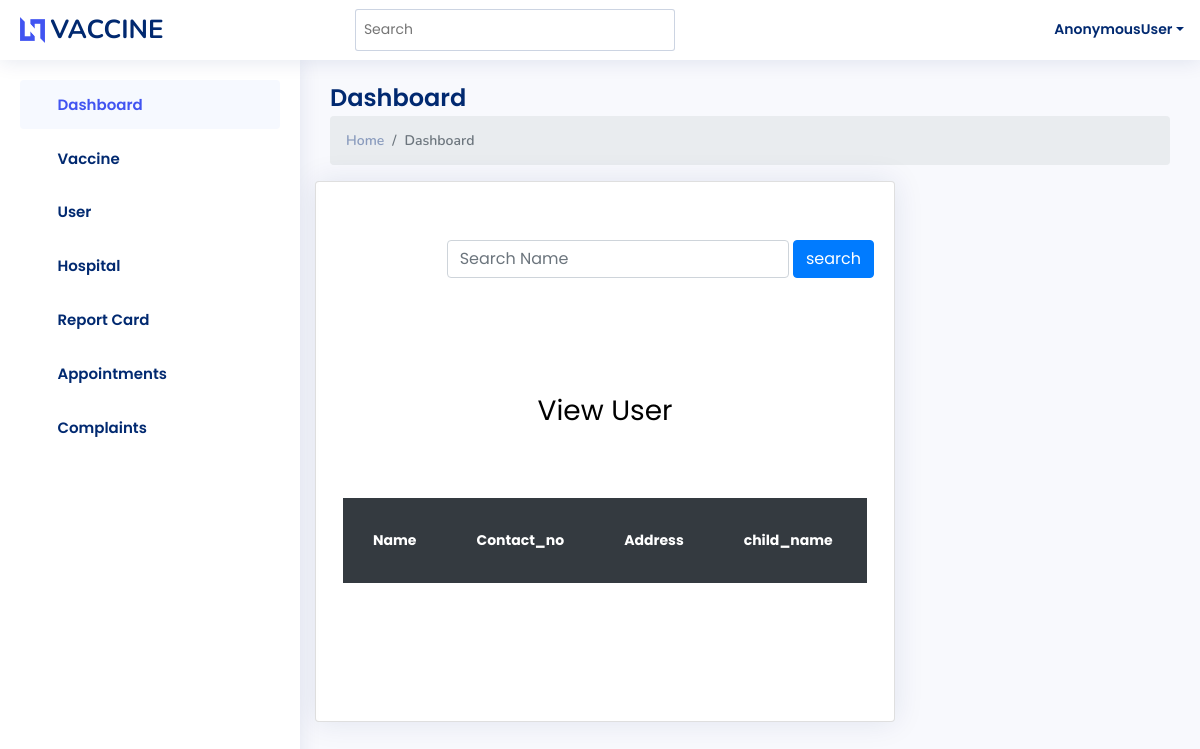
The app's page /nurseuser, older data.
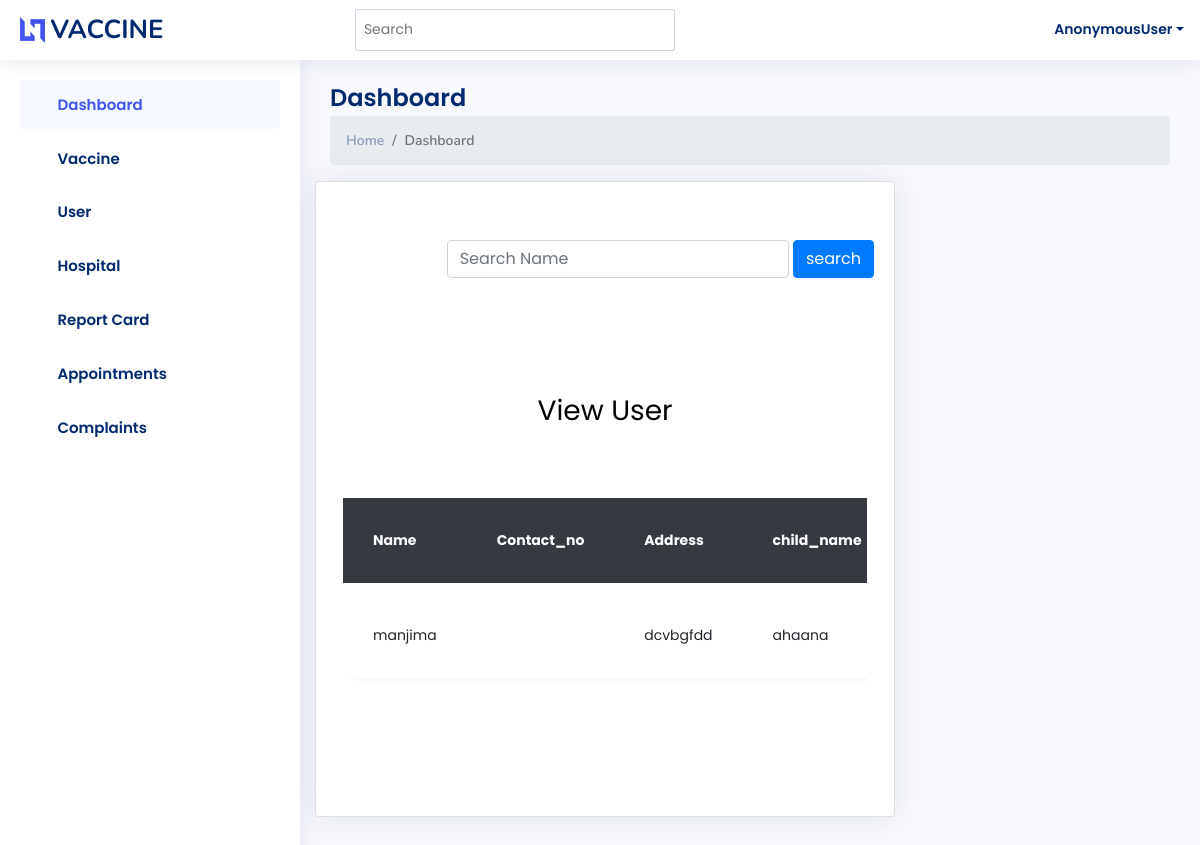
The same page, newer data.
### proapp/models.py (models this page shows, shortened)
class customer(models.Model):
    user = models.OneToOneField(Login, on_delete=models.CASCADE,related_name='customer')
    Name = models.CharField(max_length=20)
    contact_no = models.IntegerField()
    Address = models.TextField()
    child_name = models.CharField(max_length=20)
    child_age = models.IntegerField()
    child_gender = models.CharField(max_length=20)
    recent_vaccinations = models.TextField()

### proapp/Nurseviews.py (the view)
def nurse_view_user(request):
    v = customer.objects.all()
    nuserfilter = NUserFilter(request.GET, queryset=v)
    v = nuserfilter.qs
    context = {
        'nuser': v,
        'nuserfilter': nuserfilter,
    }
    return render(request, 'nurse_temp/Nurse_View_User.html', context)

### templates/nurse_temp/Nurse_View_User.html (shortened to what this page needs)
{% extends 'nurse_temp/Nurse_home.html' %}
{% block content %}
{% load static %}
<html lang="en">
  <head>
	<link rel="stylesheet" href="https://stackpath.bootstrapcdn.com/font-awesome/4.7.0/css/font-awesome.min.css">
	<link rel="stylesheet" href="{% static 'assets_table/css/style.css' %}">
	</head>
	<body>
	<div class="card" ><br><br>
<div class="row">
	<div class="col-md-12">
		<form method="get" class="form-inline" style="float:right">
			<div class="md-form my-0">
				{{nuserfilter.form}}
				<button class="btn btn-primary mr-2" type="submit">search</button>
			</div>
		</form>
	</div>
</div>
	<section class="ftco-section">
		<div class="container">
			<div class="row justify-content-center">
				<div class="col-md-6 text-center mb-5">
					<h2 class="heading-section">View User</h2>
				</div>
			</div>
			<div class="row">
				<div class="col-md-12">
					<div class="table-wrap">
						<table class="table">
						  <thead class="thead-dark">
						    <tr>
						      <th>Name</th>
						      <th>Contact_no</th>
						      <th>Address</th>
						      <th>child_name</th>
						      <th> child_age</th>
						    </tr>
						  </thead>
						  <tbody>
						  {% for i in nuserfilter.qs %}
						    <tr class="alert" role="alert">
						      <td>{{i.Name}}</td>
						      <td>{{i.Contact_no}}</td>
						      <td>{{i.Address}}</td>
								<td>{{i.child_name}}</td>
						    </tr>
						  </tbody>
							{% endfor %}
						</table>
					</div>
				</div>
			</div>
		</div>
	</section>
	</div>
	</body>
</html>
{% endblock %}

Row changes from the older to the newer data that the page shows:
added customer: Name "manjima", Address "dcvbgfdd", child_name "ahaana"
